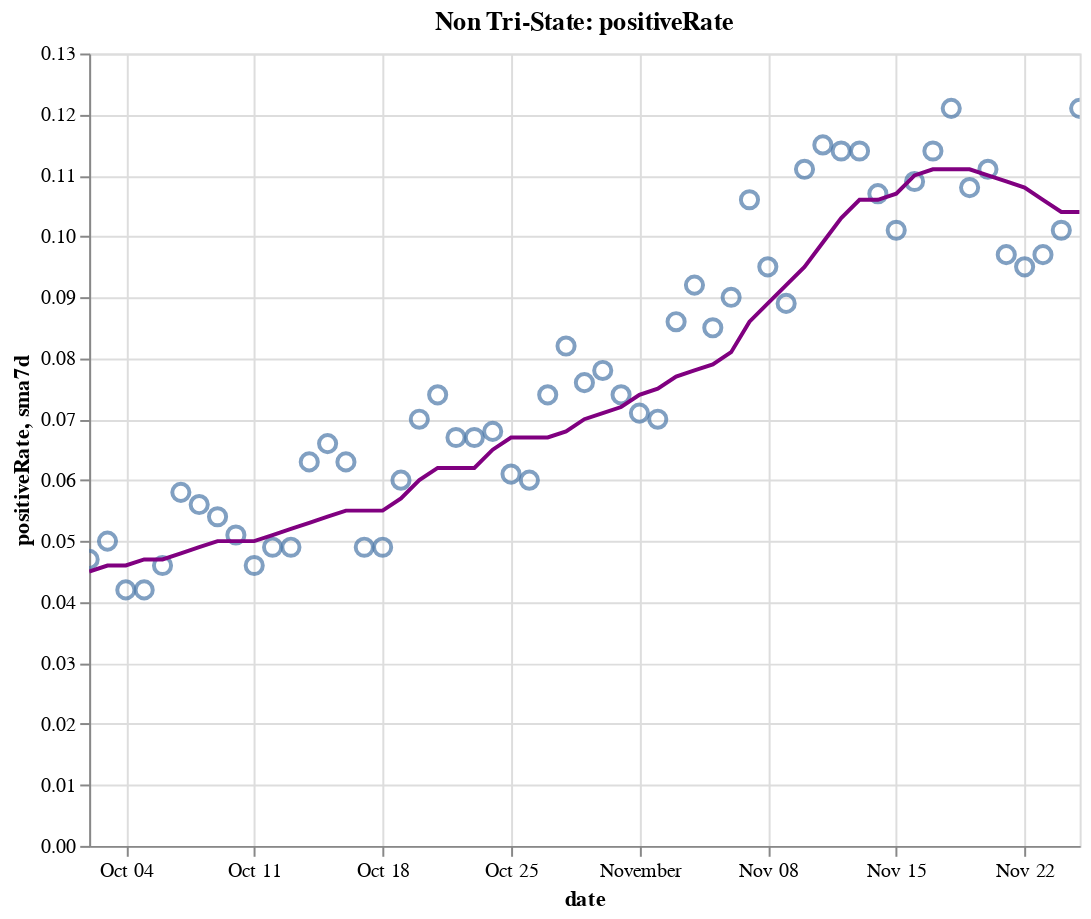

Notebook cell for this chart:
### Code cell
create_plot(non_tristate, 'positiveRate')

### Figure 1 — Vega-Lite specification as saved in the notebook (floating-point values rounded to 4 significant figures)
{"config": {"view": {"continuousWidth": 400, "continuousHeight": 300}}, "layer": [{"layer": [{"mark": {"type": "point", "size": 75}, "encoding": {"tooltip": [{"type": "temporal", "field": "date"}, {"type": "quantitative", "field": "positiveRate"}, {"type": "quantitative", "field": "sma7d"}], "x": {"type": "temporal", "field": "date"}, "y": {"type": "quantitative", "field": "positiveRate"}}, "selection": {"selector016": {"type": "interval", "bind": "scales", "encodings": ["x", "y"]}}}, {"mark": {"type": "line", "color": "purple"}, "encoding": {"x": {"type": "temporal", "field": "date"}, "y": {"type": "quantitative", "field": "sma7d"}}}]}, {"mark": {"type": "rule", "color": "#aaa"}, "encoding": {"x": {"type": "temporal", "field": "date"}}, "transform": [{"filter": {"selection": "selector015"}}]}, {"mark": "circle", "encoding": {"opacity": {"condition": {"value": 1, "selection": "selector015"}, "value": 0}, "tooltip": [{"type": "temporal", "field": "date"}, {"type": "quantitative", "field": "positiveRate"}, {"type": "quantitative", "field": "sma7d"}], "x": {"type": "temporal", "field": "date"}, "y": {"type": "quantitative", "field": "positiveRate"}}, "selection": {"selector015": {"type": "single", "encodings": ["x"], "on": "mouseover", "nearest": true, "empty": "none"}}}, {"mark": {"type": "text", "align": "left", "dx": 5, "dy": -5, "stroke": "white", "strokeWidth": 2}, "encoding": {"text": {"type": "quantitative", "field": "positiveRate"}, "tooltip": [{"type": "temporal", "field": "date"}, {"type": "quantitative", "field": "positiveRate"}, {"type": "quantitative", "field": "sma7d"}], "x": {"type": "temporal", "field": "date"}, "y": {"type": "quantitative", "field": "positiveRate"}}, "transform": [{"filter": {"selection": "selector015"}}]}, {"mark": {"type": "text", "align": "left", "dx": 5, "dy": -5}, "encoding": {"text": {"type": "quantitative", "field": "positiveRate"}, "tooltip": [{"type": "temporal", "field": "date"}, {"type": "quantitative", "field": "positiveRate"}, {"type": "quantitative", "field": "sma7d"}], "x": {"type": "temporal", "field": "date"}, "y": {"type": "quantitative", "field": "positiveRate"}}, "transform": [{"filter": {"selection": "selector015"}}]}], "data": {"name": "data-a3e9c5b1e2eeedad648c53e08222981f"}, "height": 400, "title": "Non Tri-State: positiveRate", "width": 500, "$schema": "https://vega.github.io/schema/vega-lite/v4.8.1.json", "datasets": {"data-a3e9c5b1e2eeedad648c53e08222981f": [{"date": "2020-10-02T00:00:00", "totalTestResultsIncrease": 991700.0, "positiveIncrease": 46360.0, "death": 154500.0, "deathIncrease": 826.0, "positiveRate": 0.047, "state": "Non Tri-State", "sma7d": 0.045}, {"date": "2020-10-03T00:00:00", "totalTestResultsIncrease": 963100.0, "positiveIncrease": 48260.0, "death": 155200.0, "deathIncrease": 721.0, "positiveRate": 0.05, "state": "Non Tri-State", "sma7d": 0.046}, {"date": "2020-10-04T00:00:00", "totalTestResultsIncrease": 856700.0, "positiveIncrease": 36140.0, "death": 155500.0, "deathIncrease": 347.0, "positiveRate": 0.042, "state": "Non Tri-State", "sma7d": 0.046}, {"date": "2020-10-05T00:00:00", "totalTestResultsIncrease": 841500.0, "positiveIncrease": 35490.0, "death": 155900.0, "deathIncrease": 327.0, "positiveRate": 0.042, "state": "Non Tri-State", "sma7d": 0.047}, {"date": "2020-10-06T00:00:00", "totalTestResultsIncrease": 798800.0, "positiveIncrease": 36770.0, "death": 156500.0, "deathIncrease": 610.0, "positiveRate": 0.046, "state": "Non Tri-State", "sma7d": 0.047}, {"date": "2020-10-07T00:00:00", "totalTestResultsIncrease": 838500.0, "positiveIncrease": 48600.0, "death": 157400.0, "deathIncrease": 895.0, "positiveRate": 0.058, "state": "Non Tri-State", "sma7d": 0.048}, {"date": "2020-10-08T00:00:00", "totalTestResultsIncrease": 923000.0, "positiveIncrease": 51690.0, "death": 158300.0, "deathIncrease": 964.0, "positiveRate": 0.056, "state": "Non Tri-State", "sma7d": 0.049}, {"date": "2020-10-09T00:00:00", "totalTestResultsIncrease": 1010000.0, "positiveIncrease": 54060.0, "death": 159200.0, "deathIncrease": 874.0, "positiveRate": 0.054, "state": "Non Tri-State", "sma7d": 0.05}, {"date": "2020-10-10T00:00:00", "totalTestResultsIncrease": 1082000.0, "positiveIncrease": 55100.0, "death": 159900.0, "deathIncrease": 651.0, "positiveRate": 0.051, "state": "Non Tri-State", "sma7d": 0.05}, {"date": "2020-10-11T00:00:00", "totalTestResultsIncrease": 959100.0, "positiveIncrease": 44380.0, "death": 160300.0, "deathIncrease": 457.0, "positiveRate": 0.046, "state": "Non Tri-State", "sma7d": 0.05}, {"date": "2020-10-12T00:00:00", "totalTestResultsIncrease": 810500.0, "positiveIncrease": 39810.0, "death": 160600.0, "deathIncrease": 271.0, "positiveRate": 0.049, "state": "Non Tri-State", "sma7d": 0.051}, {"date": "2020-10-13T00:00:00", "totalTestResultsIncrease": 938400.0, "positiveIncrease": 45890.0, "death": 161300.0, "deathIncrease": 681.0, "positiveRate": 0.049, "state": "Non Tri-State", "sma7d": 0.052}, {"date": "2020-10-14T00:00:00", "totalTestResultsIncrease": 860500.0, "positiveIncrease": 53780.0, "death": 162100.0, "deathIncrease": 796.0, "positiveRate": 0.063, "state": "Non Tri-State", "sma7d": 0.053}, {"date": "2020-10-15T00:00:00", "totalTestResultsIncrease": 926800.0, "positiveIncrease": 60790.0, "death": 163000.0, "deathIncrease": 915.0, "positiveRate": 0.066, "state": "Non Tri-State", "sma7d": 0.054}, {"date": "2020-10-16T00:00:00", "totalTestResultsIncrease": 1031000.0, "positiveIncrease": 64930.0, "death": 163900.0, "deathIncrease": 874.0, "positiveRate": 0.063, "state": "Non Tri-State", "sma7d": 0.055}, {"date": "2020-10-17T00:00:00", "totalTestResultsIncrease": 1104000.0, "positiveIncrease": 54610.0, "death": 164600.0, "deathIncrease": 751.0, "positiveRate": 0.049, "state": "Non Tri-State", "sma7d": 0.055}, {"date": "2020-10-18T00:00:00", "totalTestResultsIncrease": 921600.0, "positiveIncrease": 45620.0, "death": 165000.0, "deathIncrease": 383.0, "positiveRate": 0.049, "state": "Non Tri-State", "sma7d": 0.055}, {"date": "2020-10-19T00:00:00", "totalTestResultsIncrease": 900100.0, "positiveIncrease": 53730.0, "death": 165400.0, "deathIncrease": 431.0, "positiveRate": 0.06, "state": "Non Tri-State", "sma7d": 0.057}, {"date": "2020-10-20T00:00:00", "totalTestResultsIncrease": 829900.0, "positiveIncrease": 57920.0, "death": 166200.0, "deathIncrease": 807.0, "positiveRate": 0.07, "state": "Non Tri-State", "sma7d": 0.06}, {"date": "2020-10-21T00:00:00", "totalTestResultsIncrease": 772300.0, "positiveIncrease": 57480.0, "death": 167200.0, "deathIncrease": 989.0, "positiveRate": 0.074, "state": "Non Tri-State", "sma7d": 0.062}, {"date": "2020-10-22T00:00:00", "totalTestResultsIncrease": 1039000.0, "positiveIncrease": 69550.0, "death": 168300.0, "deathIncrease": 1101.0, "positiveRate": 0.067, "state": "Non Tri-State", "sma7d": 0.062}, {"date": "2020-10-23T00:00:00", "totalTestResultsIncrease": 1178000.0, "positiveIncrease": 78970.0, "death": 169200.0, "deathIncrease": 894.0, "positiveRate": 0.067, "state": "Non Tri-State", "sma7d": 0.062}, {"date": "2020-10-24T00:00:00", "totalTestResultsIncrease": 1165000.0, "positiveIncrease": 79320.0, "death": 170100.0, "deathIncrease": 861.0, "positiveRate": 0.068, "state": "Non Tri-State", "sma7d": 0.065}, {"date": "2020-10-25T00:00:00", "totalTestResultsIncrease": 1021000.0, "positiveIncrease": 62130.0, "death": 170400.0, "deathIncrease": 358.0, "positiveRate": 0.061, "state": "Non Tri-State", "sma7d": 0.067}, {"date": "2020-10-26T00:00:00", "totalTestResultsIncrease": 967400.0, "positiveIncrease": 58070.0, "death": 170800.0, "deathIncrease": 371.0, "positiveRate": 0.06, "state": "Non Tri-State", "sma7d": 0.067}, {"date": "2020-10-27T00:00:00", "totalTestResultsIncrease": 916900.0, "positiveIncrease": 67910.0, "death": 171700.0, "deathIncrease": 884.0, "positiveRate": 0.074, "state": "Non Tri-State", "sma7d": 0.067}, {"date": "2020-10-28T00:00:00", "totalTestResultsIncrease": 913400.0, "positiveIncrease": 74560.0, "death": 172700.0, "deathIncrease": 1002.0, "positiveRate": 0.082, "state": "Non Tri-State", "sma7d": 0.068}, {"date": "2020-10-29T00:00:00", "totalTestResultsIncrease": 1093000.0, "positiveIncrease": 83360.0, "death": 173700.0, "deathIncrease": 998.0, "positiveRate": 0.076, "state": "Non Tri-State", "sma7d": 0.07}, {"date": "2020-10-30T00:00:00", "totalTestResultsIncrease": 1184000.0, "positiveIncrease": 92240.0, "death": 174600.0, "deathIncrease": 926.0, "positiveRate": 0.078, "state": "Non Tri-State", "sma7d": 0.071}, {"date": "2020-10-31T00:00:00", "totalTestResultsIncrease": 1172000.0, "positiveIncrease": 87180.0, "death": 175600.0, "deathIncrease": 937.0, "positiveRate": 0.074, "state": "Non Tri-State", "sma7d": 0.072}, {"date": "2020-11-01T00:00:00", "totalTestResultsIncrease": 977200.0, "positiveIncrease": 69850.0, "death": 175900.0, "deathIncrease": 367.0, "positiveRate": 0.071, "state": "Non Tri-State", "sma7d": 0.074}, {"date": "2020-11-02T00:00:00", "totalTestResultsIncrease": 1087000.0, "positiveIncrease": 76400.0, "death": 176400.0, "deathIncrease": 471.0, "positiveRate": 0.07, "state": "Non Tri-State", "sma7d": 0.075}, {"date": "2020-11-03T00:00:00", "totalTestResultsIncrease": 956000.0, "positiveIncrease": 82510.0, "death": 177900.0, "deathIncrease": 1482.0, "positiveRate": 0.086, "state": "Non Tri-State", "sma7d": 0.077}, {"date": "2020-11-04T00:00:00", "totalTestResultsIncrease": 1053000.0, "positiveIncrease": 97230.0, "death": 179000.0, "deathIncrease": 1077.0, "positiveRate": 0.092, "state": "Non Tri-State", "sma7d": 0.078}, {"date": "2020-11-05T00:00:00", "totalTestResultsIncrease": 1299000.0, "positiveIncrease": 109800.0, "death": 180000.0, "deathIncrease": 1084.0, "positiveRate": 0.085, "state": "Non Tri-State", "sma7d": 0.079}, {"date": "2020-11-06T00:00:00", "totalTestResultsIncrease": 1328000.0, "positiveIncrease": 119300.0, "death": 181200.0, "deathIncrease": 1122.0, "positiveRate": 0.09, "state": "Non Tri-State", "sma7d": 0.081}, {"date": "2020-11-07T00:00:00", "totalTestResultsIncrease": 1150000.0, "positiveIncrease": 122400.0, "death": 182200.0, "deathIncrease": 1077.0, "positiveRate": 0.106, "state": "Non Tri-State", "sma7d": 0.086}, {"date": "2020-11-08T00:00:00", "totalTestResultsIncrease": 1105000.0, "positiveIncrease": 104800.0, "death": 182700.0, "deathIncrease": 462.0, "positiveRate": 0.095, "state": "Non Tri-State", "sma7d": 0.089}, {"date": "2020-11-09T00:00:00", "totalTestResultsIncrease": 1243000.0, "positiveIncrease": 110900.0, "death": 183200.0, "deathIncrease": 525.0, "positiveRate": 0.089, "state": "Non Tri-State", "sma7d": 0.092}, {"date": "2020-11-10T00:00:00", "totalTestResultsIncrease": 1097000.0, "positiveIncrease": 121900.0, "death": 184500.0, "deathIncrease": 1298.0, "positiveRate": 0.111, "state": "Non Tri-State", "sma7d": 0.095}, {"date": "2020-11-11T00:00:00", "totalTestResultsIncrease": 1173000.0, "positiveIncrease": 135200.0, "death": 186000.0, "deathIncrease": 1498.0, "positiveRate": 0.115, "state": "Non Tri-State", "sma7d": 0.099}, {"date": "2020-11-12T00:00:00", "totalTestResultsIncrease": 1249000.0, "positiveIncrease": 142600.0, "death": 187100.0, "deathIncrease": 1083.0, "positiveRate": 0.114, "state": "Non Tri-State", "sma7d": 0.103}, {"date": "2020-11-13T00:00:00", "totalTestResultsIncrease": 1406000.0, "positiveIncrease": 160600.0, "death": 188300.0, "deathIncrease": 1213.0, "positiveRate": 0.114, "state": "Non Tri-State", "sma7d": 0.106}, {"date": "2020-11-14T00:00:00", "totalTestResultsIncrease": 1436000.0, "positiveIncrease": 153800.0, "death": 189600.0, "deathIncrease": 1262.0, "positiveRate": 0.107, "state": "Non Tri-State", "sma7d": 0.106}, {"date": "2020-11-15T00:00:00", "totalTestResultsIncrease": 1354000.0, "positiveIncrease": 136200.0, "death": 190200.0, "deathIncrease": 629.0, "positiveRate": 0.101, "state": "Non Tri-State", "sma7d": 0.107}, {"date": "2020-11-16T00:00:00", "totalTestResultsIncrease": 1273000.0, "positiveIncrease": 138500.0, "death": 190800.0, "deathIncrease": 575.0, "positiveRate": 0.109, "state": "Non Tri-State", "sma7d": 0.11}, {"date": "2020-11-17T00:00:00", "totalTestResultsIncrease": 1285000.0, "positiveIncrease": 145900.0, "death": 192300.0, "deathIncrease": 1475.0, "positiveRate": 0.114, "state": "Non Tri-State", "sma7d": 0.111}, {"date": "2020-11-18T00:00:00", "totalTestResultsIncrease": 1259000.0, "positiveIncrease": 152600.0, "death": 194000.0, "deathIncrease": 1783.0, "positiveRate": 0.121, "state": "Non Tri-State", "sma7d": 0.111}, {"date": "2020-11-19T00:00:00", "totalTestResultsIncrease": 1585000.0, "positiveIncrease": 171000.0, "death": 195900.0, "deathIncrease": 1884.0, "positiveRate": 0.108, "state": "Non Tri-State", "sma7d": 0.111}, {"date": "2020-11-20T00:00:00", "totalTestResultsIncrease": 1635000.0, "positiveIncrease": 181600.0, "death": 197700.0, "deathIncrease": 1781.0, "positiveRate": 0.111, "state": "Non Tri-State", "sma7d": 0.11}, {"date": "2020-11-21T00:00:00", "totalTestResultsIncrease": 1747000.0, "positiveIncrease": 169100.0, "death": 199100.0, "deathIncrease": 1444.0, "positiveRate": 0.097, "state": "Non Tri-State", "sma7d": 0.109}, {"date": "2020-11-22T00:00:00", "totalTestResultsIncrease": 1494000.0, "positiveIncrease": 141500.0, "death": 200000.0, "deathIncrease": 846.0, "positiveRate": 0.095, "state": "Non Tri-State", "sma7d": 0.108}, {"date": "2020-11-23T00:00:00", "totalTestResultsIncrease": 1404000.0, "positiveIncrease": 136200.0, "death": 200900.0, "deathIncrease": 869.0, "positiveRate": 0.097, "state": "Non Tri-State", "sma7d": 0.106}, {"date": "2020-11-24T00:00:00", "totalTestResultsIncrease": 1562000.0, "positiveIncrease": 157300.0, "death": 202800.0, "deathIncrease": 1921.0, "positiveRate": 0.101, "state": "Non Tri-State", "sma7d": 0.104}, {"date": "2020-11-25T00:00:00", "totalTestResultsIncrease": 1414000.0, "positiveIncrease": 171400.0, "death": 204900.0, "deathIncrease": 2132.0, "positiveRate": 0.121, "state": "Non Tri-State", "sma7d": 0.104}]}}
